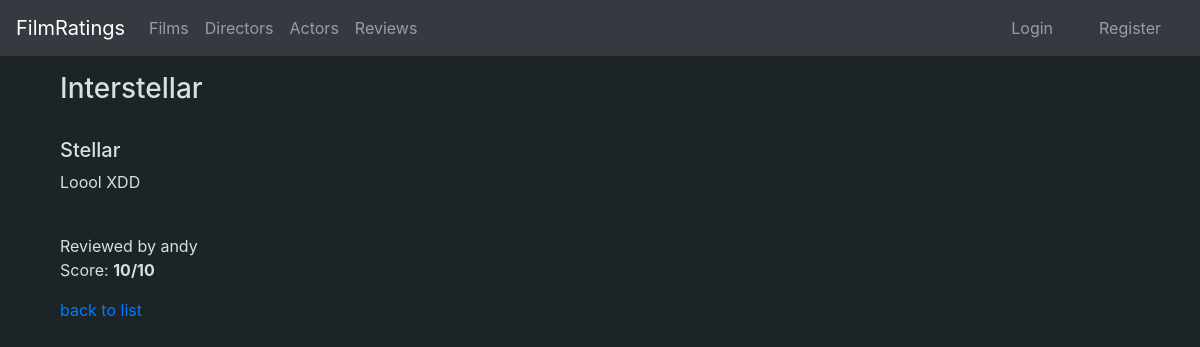
Screenshot of /ratings/user/4/film/3/ with the database file from the repository.
### application/films/models.py (models this page shows, shortened)
class Film(Base):
    name = db.Column(db.String(400), nullable=False)
    description = db.Column(db.String(1200), nullable=True)
    year = db.Column(db.Integer, nullable=True)
    director_id = db.Column(db.Integer, db.ForeignKey('director.id'), nullable = True)
    poster = db.Column(db.String(400), nullable=True)
    actors = db.relationship("FilmActor", cascade="all, delete-orphan")
    ratings = db.relationship("Rating", cascade="all, delete-orphan")

### application/ratings/models.py (models this page shows, shortened)
class Rating(db.Model):
    user_id = db.Column(db.Integer, db.ForeignKey('account.id'), nullable=False, primary_key=True)
    film_id = db.Column(db.Integer, db.ForeignKey('film.id'), nullable=False, primary_key=True)
    date_created = db.Column(db.DateTime, default=db.func.current_timestamp())
    date_modified = db.Column(db.DateTime, default=db.func.current_timestamp(),
        onupdate=db.func.current_timestamp())
    score = db.Column(db.Integer, nullable=False)
    title = db.Column(db.String(100), nullable=True)
    review = db.Column(db.String(10000), nullable=True)

### application/auth/models.py (models this page shows, shortened)
class User(Base):
    __tablename__ = "account"
    name= db.Column(db.String(144), nullable=False)
    username = db.Column(db.String(144), nullable=False)
    password = db.Column(db.String(144), nullable=False)
    urole = db.Column(db.String(80), nullable = False)
    bio = db.Column(db.String(1200), nullable = True)
    ratings = db.relationship("Rating", cascade="all, delete-orphan")

### application/ratings/views.py (the view)
@app.route("/ratings/user/<user_id>/film/<film_id>/", methods=["GET"])
def ratings_show(user_id, film_id):
    user = User.query.get(user_id)
    film = Film.query.get(film_id)
    rating = Rating.query.filter_by(user_id = user_id, film_id=film_id).first()
    return render_template("ratings/show.html", user = user, film = film, rating = rating)

### application/templates/ratings/show.html
{% extends "layout.html" %}
{% block body %}
<div class="container">
    <h3>
        {{ film.name }}
    </h3>
    <br/>
    {% if rating.title != None %}
        <h5>{{rating.title}}</h5>
    {% endif %}
    {% if rating.review != None %}
        <p>{{rating.review}}</p>
        <br/>Reviewed by {{user.username}}
        {% else %}
            Rated by {{user.username}}
    {% endif %}
    <p>Score: <strong>{{rating.score}}/10</strong></p>
    <p>
        <a href="{{ url_for('reviews_index')}}">back to list</a>
    </p>
</div>
{% endblock %}

### rows the page displays
Film: name "Interstellar"
Rating: title "Stellar", review "Loool XDD", score "10"
User: username "andy"
